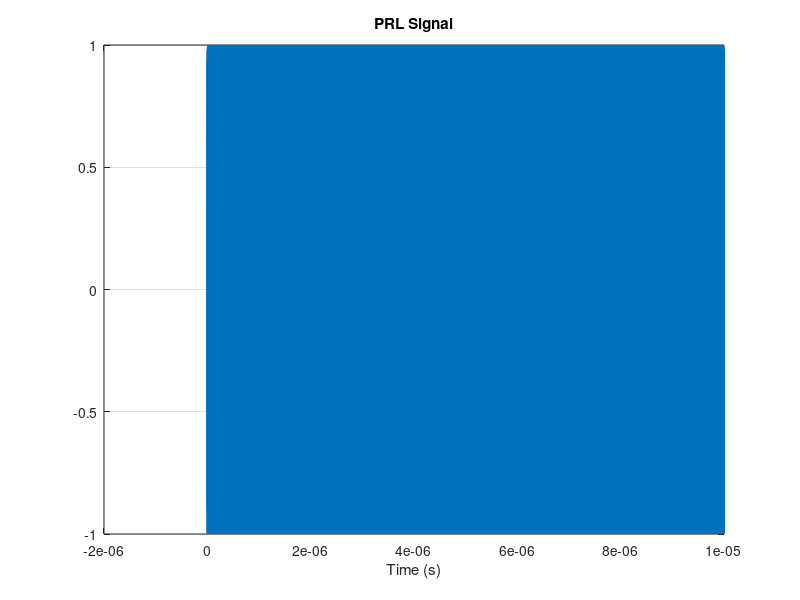
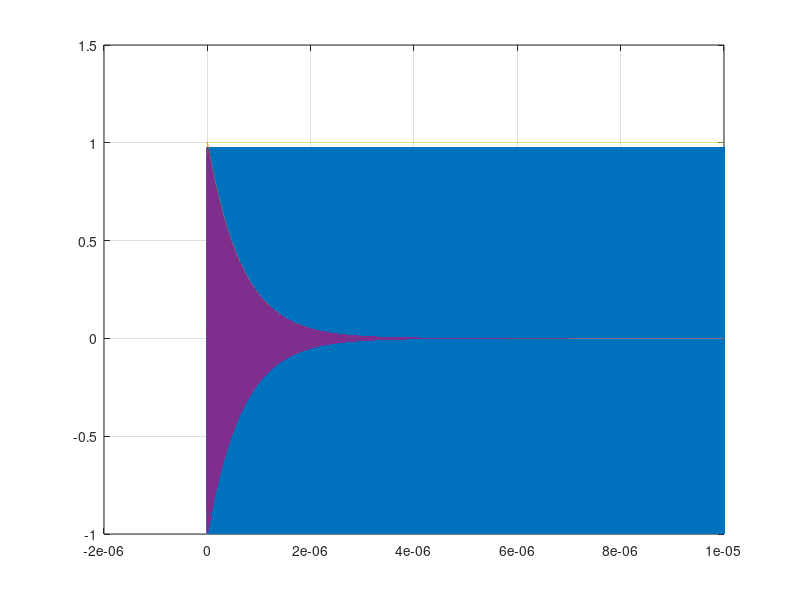

The MATLAB script that drew these images, in order: (Note: this script raises an error after producing the figures.)
close all;
clear all; clc;

fc = 2851.3e6;    % Cavity resonate freq
% fc = 2856e6;      % Cavity resonate freq
f_prl = 2856e6;   % PRL freq
f_sig = 17e6;
wc = 2*pi*fc;
q  = 6000;        % Cavity Q
bw = fc/q;        % Cavity BW
fadc = 357e6;     % ADC sample clock
fs = fc*5.5
% fs is picked to be 34x the ADC clk because a high freq is needed
% for the resolution of the RF signals, but also needs to be an integer
% multiple of the ADC clk speed in order to downsample into a simulated
% sampled IF signal for the algorithm 
Ts = 1/fs;
Tadc = 1/fadc;
flo = 2771e6;     % LO freq
t_start = -1e-9;    % x axis start time
t_stop  = 10e-6;     % x axis stop time
t_delay = 0.5e-6;   % Delaying the start of the pulse
t_delay = 0;   % Delaying the start of the pulse
t  = (t_start):(Ts):(t_stop);          % x axis
adc_t = (t_start):(1/fadc):(t_stop);   % ADC CLK x axis

t_test = (0:5000)*(1/f_sig);
t_trg_t = zeros(1, length(t_test));
t_trg_t(1,1) = 1e9;

jitter_amt = 100e-12;
jitter_t = (t_start+jitter_amt):(1/fadc):(t_stop+jitter_amt);

% Simulating the phase cavity as a 2nd order bpf
tfcav = tf([wc/q, 0], [1, wc/q, (wc^2)]);
cav_out = impulse(tfcav, t);  % Simulating the cavity ring output
cav_out = cav_out./(max(cav_out));


% Phase reference line signal
PRL_rf  = cos((2*pi*f_prl*(t)) + (0));    % PRL RF

figure();
plot(t, PRL_rf); grid on
title(['PRL Signal']);
xlabel('Time (s)');

% Math representation of the cavity ring output 
tau = 1/(2*pi*bw/2);            % Time constant
rf = cos(2*pi*fc*(t-t_delay));  % 2851MHz ring
y = exp(-(t-t_delay)/tau);      % Cavity exp decay
Ustep = (t >= t_delay);         % Unity step
cav_ring = rf .* Ustep .* y;    % Creating the cavity ring

figure()
plot(t, cav_ring); grid on
plot(t, rf); hold on
plot(t, y);
plot(t, Ustep); 
plot(t, cav_ring); hold off; grid on 

% Math representation of the IF cavity ring output 
f_if = 80.278e6;
tau_if = 1/(2*pi*bw/2);
IF = cos(2*pi*f_if*(t-t_delay));   % 80.278MHz ring
y_if = exp(-(t-t_delay)/tau_if);   % Cavity exp decay
Ustep = (t >= t_delay);            % Delaying the start
cav_ring_if = IF .* Ustep .* y_if;

% LO signal
LO = sin(2*pi*flo*t);

% External BPF
lp_f = 2.841e9;
hp_f = 2.861e9;
lp_w = 2*pi*lp_f;
hp_w = 2*pi*hp_f;
ext_bpf_bw = [lp_w hp_w];
% [ext_bpf_Num, ext_bpf_Den] = butter(3, lp_w, 'low','s');
[ext_bpf_Num, ext_bpf_Den] = butter(6, ext_bpf_bw, 'bandpass','s');
ext_bpf = tf(ext_bpf_Num, ext_bpf_Den);
opt = c2dOptions('Method','matched','FractDelayApproxOrder', 3);
ext_bpfz = c2d(ext_bpf, (Ts), opt);
figure()
P = bodeoptions('cstprefs');
P.Xlim = [2.7, 3.0];
P.FreqUnits = 'GHz';
P.Title.String = 'Ext RF filter';
P.Grid = 'on';
bodeplot(ext_bpf, ext_bpfz, 'x',P);

% T_test = (1/(100e9));
% ext_bpf_bw = [lp_w hp_w];
% [z_bpf_Num, z_bpf_Den] = butter(6, ext_bpf_bw./(2*pi*10000e9), 'bandpass');

% z_bpf_tf = tf(z_bpf_Num, z_bpf_Den);
% opt = c2dOptions('Method','matched','FractDelayApproxOrder', 3);
% ext_bpfz = c2d(ext_bpf, (T_test), opt);
% bpf_ss = ss(ext_bpf);
% bpf_test = c2d(bpf_ss, (T_test), 'matched');
% P = bodeoptions('cstprefs');
% P.Xlim = [2.7, 3.0];
% P.FreqUnits = 'GHz';
% P.Title.String = 'Ext RF filter';
% P.Grid = 'on';
% figure()
% bodeplot(ext_bpf, bpf_test, 'x', P);

% Q = bodeoptions('cstprefs');
% Q.FreqUnits = 'GHz';
% Q.Grid = 'on';
% figure()
% bodeplot(z_bpf_tf, Q);

% figure()
% Q = bodeoptions('cstprefs');
% Q.Xlim = [2.0, 6.0];
% Q.FreqUnits = 'GHz';
% Q.Title.String = 'Ext RF filter';
% Q.Grid = 'on';
% bodeplot(ext_bpfz, 'x',Q);

% ext_bpf_out = filter(ext_bpfz.Num{1}, ext_bpfz.Den{1}, cav_ring);
% ext_bpf_norm = ext_bpf_out/(max(ext_bpf_out));

% figure()
% plot(t, ext_bpf_norm); grid on
% % xlim([t_delay, t_delay+(0.2e-7)]);
% xlabel('Time (s)')
% return

% figure()
% plot(t, cav_ring, 'x'); grid on; hold on;
% plot(t, ext_bpf_norm, 'rx'); hold off;
% % title('Simulated cavity output')
% xlabel('Time (s)')

% ATCA RF input filters
% Simulating a minicircuit LPF, assuming it is 2nd order
lp_f = 3.0e9;
lp_w = 2*pi*lp_f;
lp_zeta = 0.707;
lp_num  = [0, lp_w^2];
lp_den  = [1, (2*lp_zeta*lp_w), lp_w^2];
atca_lp = tf(lp_num, lp_den);
% atca_lpz= c2d(atca_lp, Ts);

% Simulating a minicircuit HPF, assuming it is 2nd order
hp_f = 2.5e9;
hp_w = 2*pi*hp_f;
hp_zeta = lp_zeta;
hp_num  = [1, 0 ,0];
hp_den  = [1, (2*hp_zeta*hp_w), hp_w^2];
atca_hp = tf(hp_num, hp_den);
% atca_hpz= c2d(atca_hp, Ts);

% Combine the LPF and HPF into the BPF TF
atca_bp = atca_lp * atca_hp;
atca_bpz= c2d(atca_bp, Ts);

% ATCA RF bandpass filter generated using matlab filter generator
RF_bpf_f1 = 2.5e9;   % Filter low freq -3dB
RF_bpf_f2 = 3.0e9;   % Filter high freq -3dB
RF_bpf_bw = [RF_bpf_f1*2*pi RF_bpf_f2*2*pi];
[RF_bpf_Num, RF_bpf_Den] = butter(2, RF_bpf_bw, 'bandpass','s');
RF_bpf = tf(RF_bpf_Num, RF_bpf_Den);
RF_bpfz = c2d(RF_bpf, Ts, 'match');

% figure()
% P = bodeoptions('cstprefs');
% P.FreqUnits = 'GHz';
% P.Title.String = 'ATCA RF filter';
% P.Grid = 'on';
% bodeplot(RF_bpf, RF_bpfz, 'x',P); 

% ATCA IF bandpass filter, simulated as a 3rd order bpf
IF_bpf_f1 = 60e6;
IF_bpf_f2 = 110e6;
IF_bpf_w1 = (IF_bpf_f1*2*pi);
IF_bpf_w2 = (IF_bpf_f2*2*pi);
IF_bpf_bw = [IF_bpf_w1 IF_bpf_w2];
[IF_bpf_Num, IF_bpf_Den] = butter(3, IF_bpf_bw, 'bandpass','s');
IF_bpf  = tf(IF_bpf_Num, IF_bpf_Den);
IF_bpz = c2d(IF_bpf, Ts, 'match');

% figure()
% P = bodeoptions('cstprefs');
% P.FreqUnits = 'MHz';
% P.Title.String = 'ATCA IF filter';
% P.Xlim = [1, 3e2];
% P.Grid = 'on';
% bodeplot(IF_bpf, IF_bpz, 'x',P);

% figure()
% bode(atca_lp); grid on
% figure()
% bode(atca_hp); grid on
% Passing signal through the RF filters
% hp_out = filter(atca_hp.Num{1}, atca_hp.Den{1}, cav_ring);
% lp_out = filter(atca_lp.Num{1}, atca_lp.Den{1}, hp_out);

% =======================================================================
% Varying the beam arrival (t_delay) to see phase changes or varying the cavity 
% frequency.  This will be put into a loop so the affect can be observed
% Assumming copper thermal expansion to be ~2e-5/degC UND temp swing at 
% +/-0.1degC
% =======================================================================
freqOtime = 2;    % Choosing between freq sweep or arrival sweep
% 2 - jitter
% 1 - freq
% 0 - time

jitter_amt = 100e-12;
jitter_t = (t_start+jitter_amt):(1/fadc):(t_stop+jitter_amt);

temp_swing = 0.1;
Cu_thermal = 1.78e-5;
f_swing = temp_swing * Cu_thermal * fc;  % Max cavity freq change base on temp
t_step = 10e-12;

switch freqOtime
case 0  % beam jitter
    t_delay_ary = 0:t_step:10e-12;
    fc_ary = 0;
    loop_size = length(t_delay_ary);
case 1  % freq change
    fc_step = 1;    % Define how many points we want
    fc_ary = 0:(f_swing/fc_step):f_swing;    % Array of freq changes
    fc_ary = 0;
    t_delay_ary = 0;
    loop_size = length(fc_ary);
case 2  % trigger jitter
    jit_step = 10e-9;
    jit_ary = 0*(jit_step):jit_step:10*(jit_step);
    t_delay_ary = 0;
    fc_ary = 0;
    jit_t_ary = zeros(length(jit_ary), length(adc_t));
    IF_jit_ary = zeros(length(jit_ary), length(adc_t));
    PRL_jit_ary = zeros(length(jit_ary), length(adc_t));
    loop_size = length(jit_ary);
end
% figure(); plot(jit_t_ary); grid on;

% Phase reference line signal
PRL_rf  = cos((2*pi*f_prl*(t)) + (0));    % PRL RF

cav_phi = zeros(1, loop_size);
diff_phi = zeros(1, loop_size);

for i = 1:loop_size
% Math representation of the cavity ring output 
    % if freqOtime
    %     % Step in freq
    %     rf = cos(2*pi*(fc+fc_ary(i))*(t-t_delay));  % 2851MHz ring
    %     y = exp(-(t-t_delay)/tau);      % Cavity exp decay
    %     Ustep = (t >= t_delay);         % Unity step
    %     cav_ring = rf .* Ustep .* y;    % Creating the cavity ring
    %     freq_err = fc_ary(i)
    % else
    %     % Step in arrival
    %     rf = cos(2*pi*fc*(t-(t_delay+t_delay_ary(i))));  % 2851MHz ring
    %     y = exp(-(t-(t_delay+t_delay_ary(i)))/tau);      % Cavity exp decay
    %     Ustep = (t >= (t_delay+t_delay_ary(i)));         % Unity step
    %     cav_ring = rf .* Ustep .* y;    % Creating the cavity ring
    %     time_delay = (t_delay+t_delay_ary(i))
    % end

    switch freqOtime
    case 0
        % Step in arrival
        rf = cos(2*pi*fc*(t-(t_delay+t_delay_ary(i))));  % 2851MHz ring
        y = exp(-(t-(t_delay+t_delay_ary(i)))/tau);      % Cavity exp decay
        Ustep = (t >= (t_delay+t_delay_ary(i)));         % Unity step
        cav_ring = rf .* Ustep .* y;    % Creating the cavity ring
        time_delay = (t_delay+t_delay_ary(i))
    case 1
        % Step in freq
        rf = cos(2*pi*(fc+fc_ary(i))*(t-t_delay));  % 2851MHz ring
        y = exp(-(t-t_delay)/tau);      % Cavity exp decay
        Ustep = (t >= t_delay);         % Unity step
        cav_ring = rf .* Ustep .* y;    % Creating the cavity ring
        freq_err = fc_ary(i)
    case 2
        % Step in adc jitter
        rf = cos(2*pi*fc*(t-t_delay));
        y = exp(-(t-t_delay)/tau);      % Cavity exp decay
        Ustep = (t >= t_delay);         % Unity step
        cav_ring = rf .* Ustep .* y;    % Creating the cavity ring
        jitter_amt = jit_ary(i);
        jitter_t = (t_start+jitter_amt):(1/fadc):(t_stop+jitter_amt);
        jit_t_ary(i,:) = jitter_t;
        
    end

    % =========================================================================

    ext_bpf_out = filter(ext_bpfz.Num{1}, ext_bpfz.Den{1}, cav_ring);

    % Pass cavity signal through RF BPF
    lp_out = filter(RF_bpfz.Num{1}, RF_bpfz.Den{1}, ext_bpf_out);
    % Downmix
    mixer = LO .* lp_out;
    % IF filter
    IF_rf = filter(IF_bpz.Num{1}, IF_bpz.Den{1}, mixer);
    IF_rf_norm = IF_rf./(max(IF_rf));

    PRL_bpf = filter(RF_bpfz.Num{1}, RF_bpfz.Den{1}, PRL_rf);
    % Downmix
    PRL_mixer = LO .* PRL_bpf;
    % IF filter
    IF_PRL = filter(IF_bpz.Num{1}, IF_bpz.Den{1}, PRL_mixer);
    IF_PRL_norm = IF_PRL./(max(IF_PRL));

    % Plot a bunch stuff for sanity check
    % figure()
    % plot(t, cav_ring, 'x'); grid on;
    % title('Simulated cavity output')
    % xlabel('Time (s)')
    % figure()
    % meanfreq(cav_ring, fs); grid on

    % figure()
    % plot(t, ext_bpf_out, 'x'); grid on;
    % title('Ext bpf output')
    % xlabel('Time (s)')
    % figure()
    % meanfreq(ext_bpf_out, fs); grid on

    % figure()
    % plot(t, lp_out); grid on;
    % title('RF after 2nd order butterworth BPF')
    % xlabel('Time (s)')

    % figure()
    % plot(t, mixer); grid on;
    % title('Mixer IF output signal');
    % xlabel('Time (s)')

    % figure()
    % plot(t, IF_rf_norm); grid on
    % title('Cavity IF after 3rd order butterworth BPF')
    % xlabel('Time (s)')

    % figure()
    % plot(t, IF_PRL_norm); grid on
    % title('PRL IF after 3rd order butterworth BPF')
    % xlabel('Time (s)')

    % figure()
    % meanfreq(IF_rf_norm, fs); hold on;
    % meanfreq(IF_PRL_norm, fs); hold off; grid on
    %%%%%%%%%%%%%%%%%%%%%%%%%%%%%%%%%%%%%%%%%%%%%%%%%%%%%%%%%%

    % Start of the ADC sampled DSP
    % IF_adc = downsample(IF_rf_norm, fs2fadc);
    % PRL_adc = downsample(IF_PRL_norm, fs2fadc);
    IF_adc_inp = interp1(t, IF_rf_norm, adc_t, 'makima');
    PRL_adc_inp = interp1(t, IF_PRL_norm, adc_t, 'makima');

    IF_adc_jit = interp1(t, IF_rf_norm, jitter_t, 'makima');
    PRL_adc_jit = interp1(t, IF_PRL_norm, jitter_t, 'makima');
    IF_jit_ary(i,:) = IF_adc_jit;
    PRL_jit_ary(i,:) = PRL_adc_jit;

    % T = llrf_demod_types('fixed');
    % input_fixed = cast(PRL_adc, 'like', T.x);

    % [y, scale]  = llrf_demod(input_fixed, T);
    % y           = double(y)/scale;
    % figure()
    % plot(y);


    % figure()
    % plot(adc_t, IF_adc); grid on
    % title('Sampled IF at Fs = 357e6Hz')
    % xlabel('Time (s)')

    IF_adcf = meanfreq(IF_adc_inp, fadc);

    % figure()
    % meanfreq(IF_jit_ary(1,:), fadc); hold on;
    % meanfreq(PRL_jit_ary(1,:), fadc);  hold off; grid on

    %%%%%%%%%%%%%%%%%%%%%%%%%%%%%%%%%%%%%%%%%%%%%%%%%%%%%%%%%%%%
    % Envelope detection
    % Using an asynch full-wave detection
    % wave -> abs -> LPF

    IF_abs = abs(IF_adc_inp);
    ED_f = 1e6/(fadc);   % Filter 3dB f = 1MHz
    ED_w = ED_f*2*pi;
    [ED_lpf_Num, ED_lpf_Den] = butter(1, ED_w, 'low');
    ED_lpf = tf(ED_lpf_Num, ED_lpf_Den);

    ED_out = filtfilt(ED_lpf_Num, ED_lpf_Den, IF_abs);
    ED_norm = ED_out/(max(ED_out));
    IF_shaped = ED_norm .* IF_adc_inp;    
    IF_jit_shaped = ED_norm .* IF_jit_ary(i,:);

    % figure()
    % plot(adc_t, IF_jit_shaped); grid on
    % title("Shaped cavity signal");
    % xlabel('Time (s)');
    % xlim(['0, 3e-6']);


    % Window threshold        
    switch freqOtime
    case 0  % beam jitter
        window_thres = [0, 9e-6];
    case 1  % freq change
        window_thres = [t_delay, 4e-6];
    case 2  % trigger jitter
        window_thres = [0+jitter_amt, 9e-6+jitter_amt];
    end

    window_ind(1) = find(adc_t >= window_thres(1), 1);
    window_ind(2) = find(adc_t >= window_thres(2), 1);

    window_jit(1) = find(jitter_t >= window_thres(1), 1);
    window_jit(2) = find(jitter_t >= window_thres(2), 1);

    % % Sanity checking plots
    % figure()
    % plot(adc_t, IF_adc); hold on
    % plot(adc_t, ED_norm); 
    % plot(adc_t, IF_shaped); hold off; grid on
    % title('Envelope detector output')
    % xlabel('Time (s)')

    % figure()
    % plot(adc_t(1,window_ind(1):window_ind(end)), IF_adc(1,window_ind(1):window_ind(end))); hold on
    % plot(adc_t(1,window_ind(1):window_ind(end)), ED_norm(1,window_ind(1):window_ind(end))); 
    % plot(adc_t(1,window_ind(1):window_ind(end)), IF_shaped(1,window_ind(1):window_ind(end))); hold off; grid on
    % title('Windowed signal')
    % xlabel('Time (s)')

    % figure()
    % plot(adc_t, ED_out); grid on; 

    % Let's add some AWG to our noiseless system
    noise_SNR = -80;
    noise_amp = (10^(noise_SNR/20))*(max(IF_shaped));
    AWG = rand(1, length(adc_t))*noise_amp;
    IF_noised = IF_shaped + AWG;
    IF_jit_noised = IF_jit_shaped + AWG;

    %%%%%%%%%%%%%%%%%%%%%%%%%%%%%%%%%%%%%%%%%%%%%%%%%%%%%%%%%%%%
    % DDC LO setup
    Cav_DDC_f = 4.7252e6;    % Cavity RF freq = 2851.3MHz, LO = 2771, and IF is 80.3MHz 
    LLRF_DDC_f = 85e6;    % PRL RF freq = 2856MHz, LO = 2771, and IF is 85MHz 
    Cav_DDC_cos = cos(2*pi*Cav_DDC_f*jit_t_ary(i,:));
    Cav_DDC_sin = sin(2*pi*Cav_DDC_f*jit_t_ary(i,:));

    LLRF_DDC_cos = cos(2*pi*LLRF_DDC_f*adc_t);
    LLRF_DDC_sin = sin(2*pi*LLRF_DDC_f*adc_t);

    % figure()
    % plot(adc_t(1:20), Cav_DDC_cos(1:20)); hold on
    % plot(adc_t(1:20), Cav_DDC_sin(1:20)); hold off; grid on
    % title('Cavity DDC LO');

    % DDC cavity signal
    IF_I = LLRF_DDC_cos .* IF_noised;
    IF_Q = LLRF_DDC_sin .* IF_noised;

    IFN_I = LLRF_DDC_cos .* IF_jit_noised;
    IFN_Q = LLRF_DDC_sin .* IF_jit_noised;

    % DDC PRL signal
    PRL_I = LLRF_DDC_cos .* PRL_adc_jit;
    PRL_Q = LLRF_DDC_sin .* PRL_adc_jit;


    DDC_lpf = 20e6/(fadc);   % Filter 3dB f = 10MHz
    DDC_w = DDC_lpf*2*pi;
    [DDC_lpf_Num, DDC_lpf_Den] = butter(1, DDC_w, 'low');
    DDC_lpf = tf(DDC_lpf_Num, DDC_lpf_Den);

    IF_I_lp = filtfilt(DDC_lpf_Num, DDC_lpf_Den, IF_I);
    IF_Q_lp = filtfilt(DDC_lpf_Num, DDC_lpf_Den, IF_Q);

    PRL_I_lp = filtfilt(DDC_lpf_Num, DDC_lpf_Den, PRL_I);
    PRL_Q_lp = filtfilt(DDC_lpf_Num, DDC_lpf_Den, PRL_Q);

    IFN_I_lp = filtfilt(DDC_lpf_Num, DDC_lpf_Den, IFN_I);
    IFN_Q_lp = filtfilt(DDC_lpf_Num, DDC_lpf_Den, IFN_Q);

    % figure(); plot(adc_t, PRL_I_lp); grid on; hold on;
    % plot(adc_t, PRL_Q_lp); hold off; xlim([0, 2.5e-6])
    
    % figure(); plot(adc_t, IF_Q_lp); grid on; hold on;
    % plot(adc_t, IF_I_lp); hold off; xlim([0, 2.5e-6])

    % figure(); meanfreq(IF_Q_lp, fadc); hold on; meanfreq(Cav_DDC_sin, fadc); hold off;    

    % complex downmix
    CLO = exp(-1i*(2*pi*Cav_DDC_f)*jit_t_ary(i,:));

    DDC_CLO = exp(-1i*(2*pi*LLRF_DDC_f)*jit_t_ary(i,:));
    PRL_IF  = PRL_adc_jit .* DDC_CLO;

    IF_com = IF_I_lp +(IF_Q_lp*1i);

    DC_com = IF_com .* CLO;

    IFdc_I = Cav_DDC_cos .* IF_I_lp;
    IFdc_Q = Cav_DDC_sin .* IF_Q_lp;

    % figure(); plot(adc_t, IFdc_Q); grid on; hold on;
    % plot(adc_t, IFdc_I); hold off; xlim([0, 2.5e-6])

    cav_dc_I = Cav_DDC_cos .* IFN_I_lp;
    cav_dc_Q = Cav_DDC_sin .* IFN_Q_lp;

    % figure(); meanfreq(cav_dc_Q, fadc); hold on; meanfreq(cav_dc_I, fadc); hold off;  xlim([0, 10]);

    Cav_DDC_lpf = 1e2/(fadc);   % Filter 3dB f = 1kHz
    DDC_w = Cav_DDC_lpf*2*pi;
    [Cav_DDC_lpf_Num, Cav_DDC_lpf_Den] = butter(1, DDC_w, 'low');
    Cav_DDC_lpf = tf(Cav_DDC_lpf_Num, Cav_DDC_lpf_Den);

    jit_cav_dc_I = filtfilt(Cav_DDC_lpf_Num, Cav_DDC_lpf_Den, cav_dc_I);
    jit_cav_dc_Q = filtfilt(Cav_DDC_lpf_Num, Cav_DDC_lpf_Den, cav_dc_Q);

    IF_I_lp1 = filtfilt(Cav_DDC_lpf_Num, Cav_DDC_lpf_Den, IFdc_I);
    IF_Q_lp1 = filtfilt(Cav_DDC_lpf_Num, Cav_DDC_lpf_Den, IFdc_Q);

    % figure(); meanfreq(IF_Q_lp1, fadc); hold on; meanfreq(IF_I_lp1, fadc); hold off;

    % figure(); plot(adc_t, IF_Q_lp1); grid on; hold on;
    % plot(adc_t, IF_I_lp1); hold off; xlim([0, 10e-6]);

    jit_cav_phi_plot(i,:) = atan2(jit_cav_dc_Q, jit_cav_dc_I);

    cav_phi_plot(i,:) = atan2(IF_Q_lp, IF_I_lp);
    prl_phi_plot(i,:) = atan2(PRL_Q_lp, PRL_I_lp);

    jit_IF_I_int = sum(jit_cav_dc_I(window_jit(1):window_jit(end)));
    jit_IF_Q_int = sum(jit_cav_dc_Q(window_jit(1):window_jit(end)));

    IF_I_int  = sum(IF_I_lp(1,window_ind(1):window_ind(end)));
    IF_Q_int  = sum(IF_Q_lp(1,window_ind(1):window_ind(end)));
    PRL_I_int = sum(PRL_I_lp(1,window_ind(1):window_ind(end)));
    PRL_Q_int = sum(PRL_Q_lp(1,window_ind(1):window_ind(end)));

    jit_IF_int_phi = atan2(jit_IF_Q_int, jit_IF_I_int);
    PRL_int_phi = atan2(PRL_Q_int, PRL_I_int);
    IF_int_phi  = atan2(IF_Q_int, IF_I_int);
    phi_diff_int = IF_int_phi - PRL_int_phi;

    cav_phi(1,i) = IF_int_phi;
    prl_phi(1,i) = PRL_int_phi;
    diff_phi(1,i) = phi_diff_int;

    PRL_phi = atan2(PRL_Q_lp, PRL_I_lp);
    IF_phi = atan2(IF_Q_lp, IF_I_lp);
    phi_diff = (IF_phi - PRL_phi)/pi;

    % figure()
    % subplot(2,1,1)
    % plot(adc_t(1,window_ind(1):window_ind(end)), PRL_phi(1,window_ind(1):window_ind(end))); grid on
    % title('PRL IF phase')
    % xlabel('Time (s)')
    % subplot(2,1,2)
    % plot(adc_t(1,window_ind(1):window_ind(end)), IF_phi(1,window_ind(1):window_ind(end))); grid on
    % title(['Cavity IF phase delay ' num2str((t_delay+t_delay_ary(i)))])
    % xlabel('Time (s)')

    % figure()
    % subplot(2,1,1)
    % plot(adc_t(1,window_ind(1):window_ind(end)), PRL_adc(1,window_ind(1):window_ind(end))); grid on
    % title('PRL IF signal')
    % xlabel('Time (s)')
    % subplot(2,1,2)
    % plot(adc_t(1,window_ind(1):window_ind(end)), IF_noised(1,window_ind(1):window_ind(end))); grid on
    % title(['Cavity IF delay ' num2str((t_delay+t_delay_ary(i)))])
    % xlabel('Time (s)')
end

figure();
plot(t, IF_rf_norm, 'Linewidth',4); grid on; hold on;
for i = 1:3
    plot(jit_t_ary(i,:), IF_jit_ary(i,:), ':+', 'Linewidth',4); 
end
hold off; xlim([t_delay+(50e-9), t_delay+70e-9]);
legend('Raw waveform', ['clk jitter by ' num2str(jit_ary(1))], ['clk jitter by ' num2str(jit_ary(2))], ['clk jitter by ' num2str(jit_ary(3))])
title('ADC CLK jitter effect');
xlabel('Time (s)');

figure()
plot(jit_t_ary(1,:), jit_cav_phi_plot(1,:)); grid on; hold on;
plot(adc_t, cav_phi_plot(1,:)); hold off

figure()
plot(adc_t, prl_phi_plot(1,:)); grid on

% plot(adc_t, IF_adc_inp); grid on; hold on;
% plot(t, IF_rf_norm);
% plot(jit_t_ary(4,:), IF_jit_ary(4,:), ':.'); hold off; 
% xlim([t_delay, t_delay+80e-9])
% figure();
% plot(adc_t, PRL_adc_inp, '+-'); grid on; hold on;
% plot(jit_t_ary(2,:), PRL_jit_ary(2,:), ':.'); hold off; 
% xlim([0, 40e-9])

return

% Plot a bunch stuff for sanity check
figure()
plot(t, cav_ring, 'x'); grid on;
title('Simulated cavity output')
xlabel('Time (s)')

figure()
plot(t, ext_bpf_out, 'x'); grid on;
title('Ext bpf output')
xlabel('Time (s)')

figure()
plot(t, IF_rf_norm); grid on
title('Cavity IF after 3rd order butterworth BPF')
xlabel('Time (s)')

% if freqOtime
%     figure()
%     for i = 1:(loop_size)
%         plot(adc_t(window_ind(1):window_ind(end)), cav_phi_plot(i,window_ind(1):window_ind(end)));hold on; grid on
%         plot(adc_t(window_ind(1):window_ind(end)), prl_phi_plot(i,window_ind(1):window_ind(end)));
%         title('Cavity phase as cav freq change');
%         xlabel('Time (s)');
%         ylabel('Phase in radian +/-pi');
%     end
%     hold off;
%     figure()
%     plot((fc_ary), cav_phi(1,:)); grid on;
%     title('Cav Freq change vs integrated phase');
%     xlabel('Cavity frequency change (Hz)');
%     ylabel('');
% else
%     figure()
%     plot(((t_delay+t_delay_ary)/(1e-9)), cav_phi, ':.'); grid on; hold on;
%     plot(((t_delay+t_delay_ary)/(1e-9)), prl_phi);
%     title('Integrated cavity phase');
%     xlabel('Time delay (ps)');
%     ylabel('Phase in radian +/-pi');

%     figure()
%     plot(adc_t(window_ind(1):window_ind(end)), cav_phi_plot(1,window_ind(1):window_ind(end)));hold on; grid on
%     plot(adc_t(window_ind(1):window_ind(end)), prl_phi_plot(1,window_ind(1):window_ind(end)));
%     title('Beam arrival vs integrated phase');
%     xlabel('Cavity frequency change (Hz)');
%     ylabel('');
% end
% figure()
% plot(PRL_I_lp(1,window_ind(1):window_ind(end)),PRL_Q_lp(1,window_ind(1):window_ind(end)), 'x'); grid on
% title('PRL I vs Q')

% figure()
% plot(IF_I_lp(1,window_ind(1):window_ind(end)),IF_Q_lp(1,window_ind(1):window_ind(end)), 'x'); grid on
% title('Cavity I vs Q')



% figure()
% plot(adc_t(1,window_ind(1):window_ind(end)), phi_diff(1,window_ind(1):window_ind(end))); grid on
% title('Phase difference normalized by pi')

% ftest = 5e6;
% pi_cycle = 10;
% pt_p_2pi = 2000;
% testx = 0:(2*pi/pt_p_2pi):(pi*(pi_cycle));
% Itest = cos(2*pi*ftest*testx);
% Qtest = sin(2*pi*ftest*testx);

% phi_plot = atan2(Qtest,Itest);
% I_int1 = sum(Itest(1:50));
% Q_int1 = sum(Qtest(1:50));
% I_int2 = sum(Itest(1:150));
% Q_int2 = sum(Qtest(1:150));
% phi_int1 = atan2(Q_int1, I_int1)
% phi_int2 = atan2(Q_int2, I_int2)
% pi_ind = find(testx==pi);


% figure()
% plot(testx, phi_plot); grid on; 

% figure()
% plot(testx(1:pi_ind), Itest(1:pi_ind)); grid on; hold on;
% plot(testx(1:pi_ind), Qtest(1:pi_ind)); hold off;

